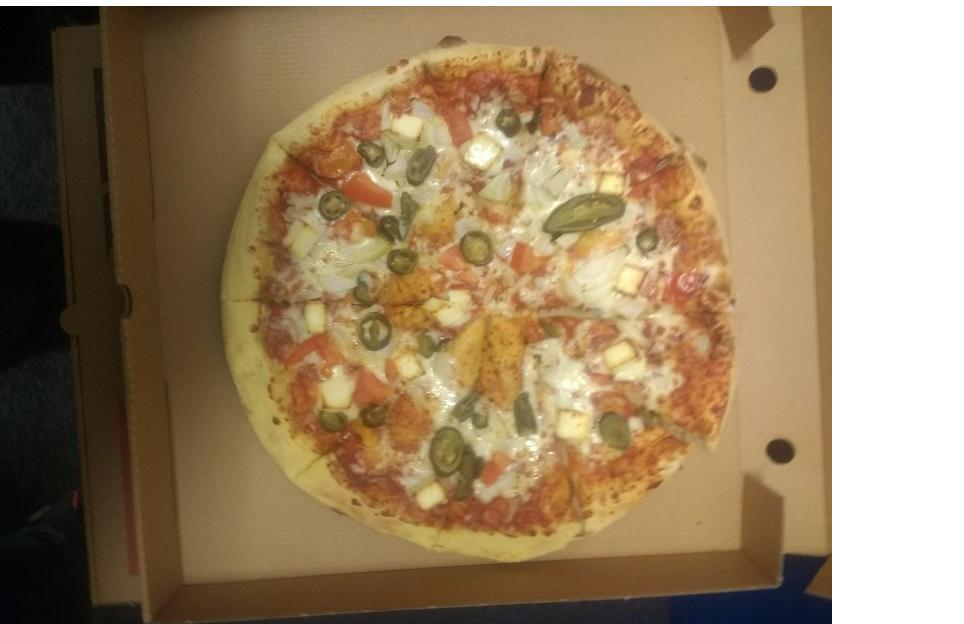
#> input picture data/above/smaller/IMG_20180310_190229163.jpg_centred.jpg, 964 x 624 px
$ python -i circle_detection.py   (imports and definitions only)
#> lines starting #> are read from the running program, lines starting #| are printed output that depends on the picture
#> further down, picture is the input picture: shape (624, 964, 3); mean B, G, R 97.5, 129.3, 152.2
import cv2 as cv


def detect_pizzas(img):
    # Get the shortest edge of the image
    smallest_image_dimension = min(img.shape[0:2])
#> smallest_image_dimension = 624
    # Smallest allowable pizza radius takes up this amount of the image
    smallest_radius = int((smallest_image_dimension/2) * 0.55)
#> smallest_radius = 171

    # Greyscale & blur the image
    img = cv.cvtColor(img, cv.COLOR_BGR2GRAY)
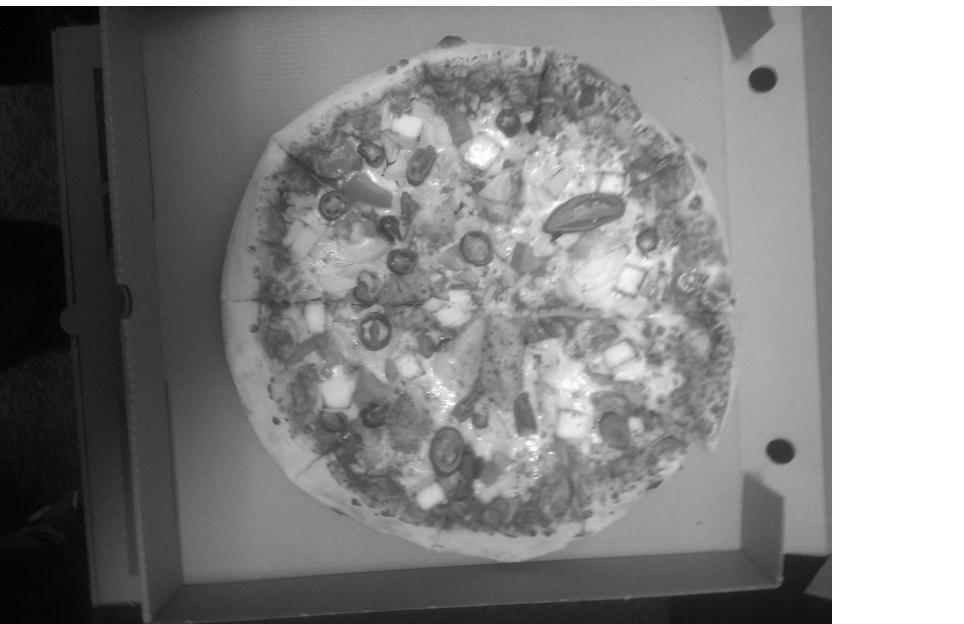
#> img: shape (624, 964); min 0, max 255, mean 132.5
    img = cv.medianBlur(img, 5)

    circles = cv.HoughCircles(
        img,
        method=cv.HOUGH_GRADIENT,
        dp=0.3,
        minDist=int(smallest_image_dimension * 2),
        # The higher threshold of the two passed to Canny
        param1=130,
        # The accumulator threshold for the circle centers at the detection stage. The smaller it is, the more false circles may be detected
        param2=30, # 40
        minRadius=smallest_radius,
        maxRadius=0,
    )
#> circles = [[476.5, 301.5, 255.6]]
    if len(circles):
        return circles[0]
    else:
        return []

>>> import cv2
>>> picture = cv2.imread('data/above/smaller/IMG_20180310_190229163.jpg_centred.jpg')
>>> result = detect_pizzas(picture)
#> result = [[476.5, 301.5, 255.6]]

$ run again, on data/above/smaller/IMG_20180310_190230438.jpg_centred.jpg
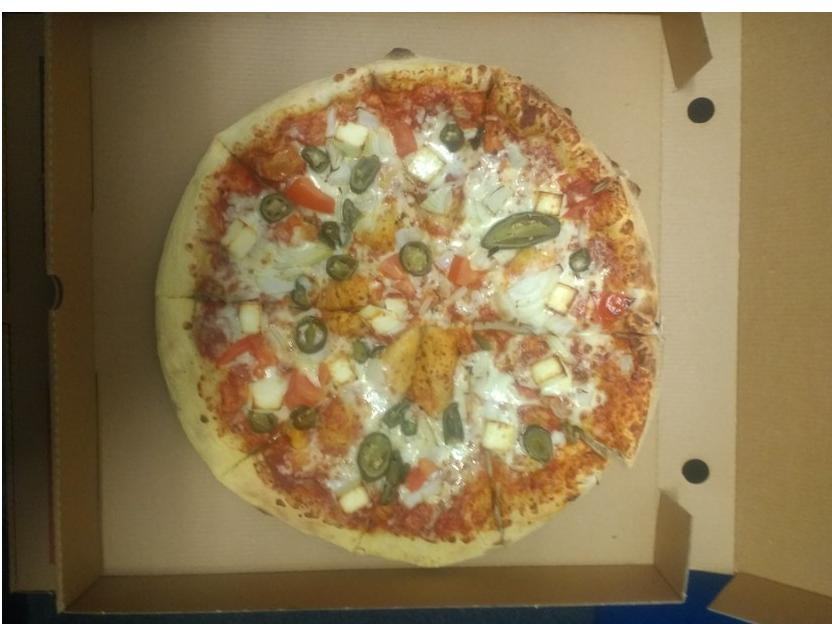
#> input picture data/above/smaller/IMG_20180310_190230438.jpg_centred.jpg, 832 x 624 px
#> picture is the input picture: shape (624, 832, 3); mean B, G, R 83.3, 120.6, 140.4
#> in detect_pizzas, `img = cv.cvtColor(img, cv.COLOR_BGR2GRAY)`:
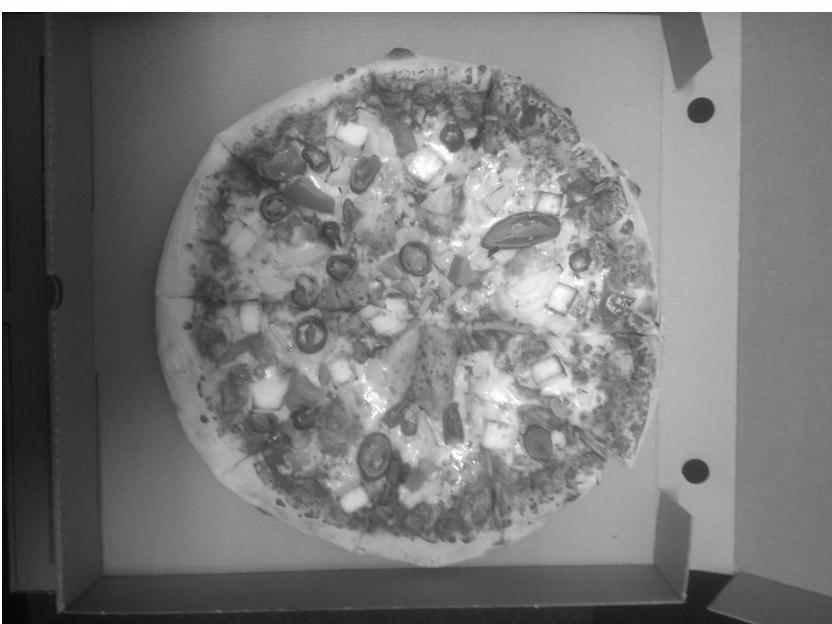
#> img: shape (624, 832); min 0, max 255, mean 122.3
#> circles = [[406.5, 310.5, 251.7]]

$ run again, on data/above/smaller/IMG_20180310_190245807.jpg_centred.jpg
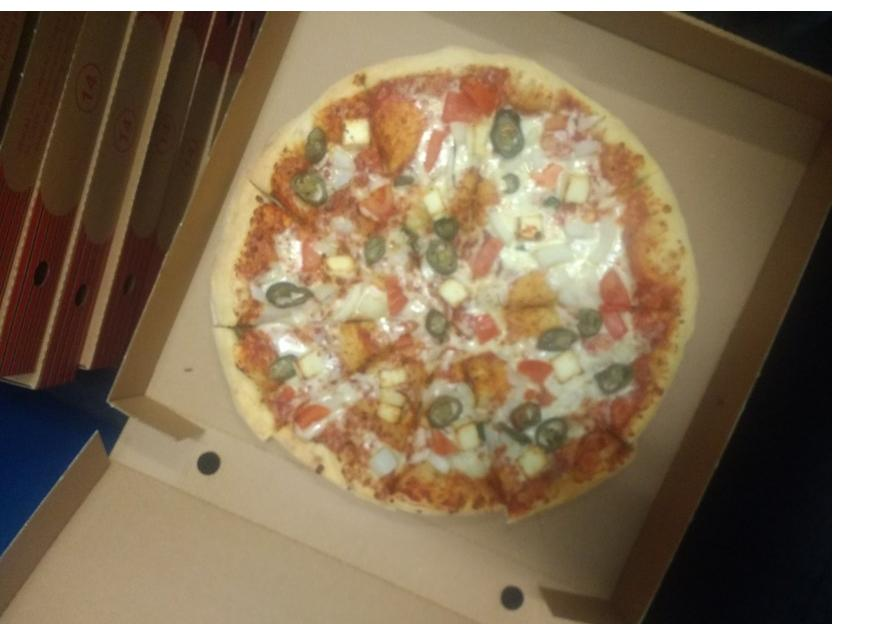
#> input picture data/above/smaller/IMG_20180310_190245807.jpg_centred.jpg, 888 x 624 px
#> picture is the input picture: shape (624, 888, 3); mean B, G, R 91.7, 116.7, 135.5
#> in detect_pizzas, `img = cv.cvtColor(img, cv.COLOR_BGR2GRAY)`:
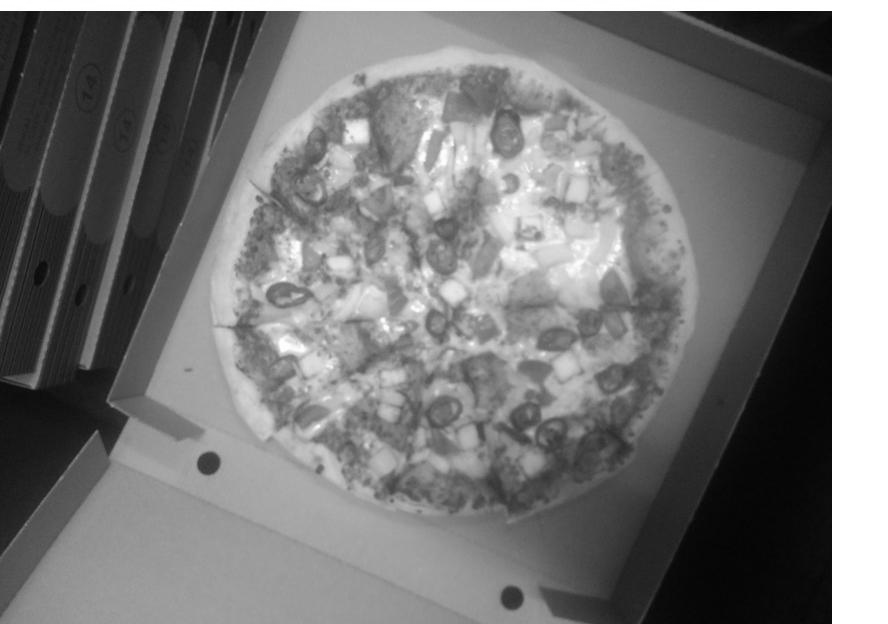
#> img: shape (624, 888); min 4, max 255, mean 119.5
#> circles = [[523.5, 143.5, 308.1]]

$ run again, on data/above/smaller/IMG_20180310_190300603.jpg_centred.jpg
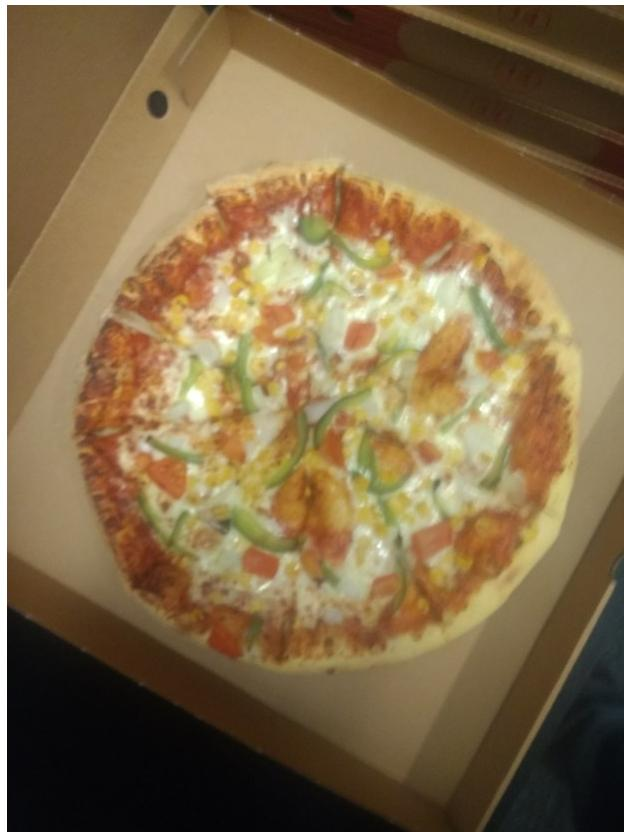
#> input picture data/above/smaller/IMG_20180310_190300603.jpg_centred.jpg, 624 x 832 px
#> picture is the input picture: shape (832, 624, 3); mean B, G, R 74.9, 109.3, 131.3
#> in detect_pizzas, `img = cv.cvtColor(img, cv.COLOR_BGR2GRAY)`:
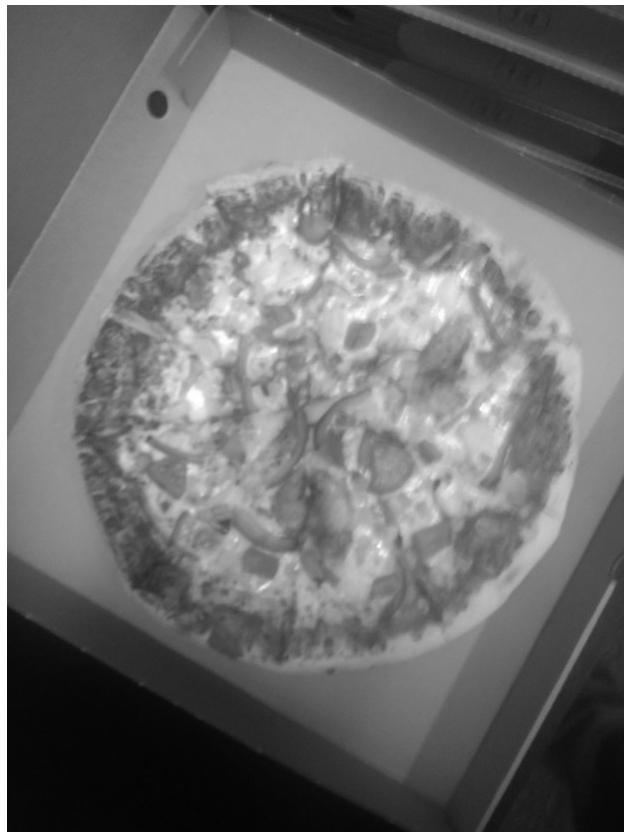
#> img: shape (832, 624); min 3, max 255, mean 111.9
#> circles = [[329.5, 363.5, 191.9]]
